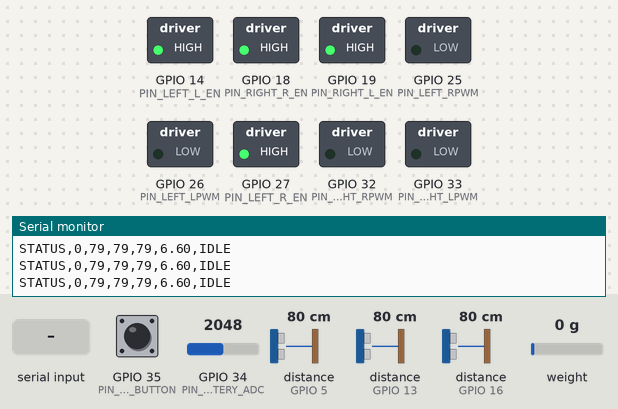
Recording of a program running on a simulated ESP32. On the bench: switched loads named in the program (green lamp = pin HIGH), the last lines printed to the serial monitor. Wiring (inferred from the names in the program): 3 × ultrasonic range finder: trigger GPIO 4, echo GPIO 16 / trigger GPIO 12, echo GPIO 13 / trigger GPIO 17, echo GPIO 5. Inputs (shaded band) come from the test bench; at power-on: GPIO 35 (PIN_ESTOP_BUTTON) HIGH, GPIO 34 (PIN_BATTERY_ADC) = 2048, distance to the obstacle (sensors on GPIO 5, GPIO 13, GPIO 16) 80 cm, weight on the scale 0 g. The echo pulse lasts 58.3 µs per cm; pins used as bus, display or sensor lines are not drawn.

Above: at 1.2 s.
1.3 s: GPIO 35 (PIN_ESTOP_BUTTON) pulled LOW for 0.15 s
At 2.0 s:
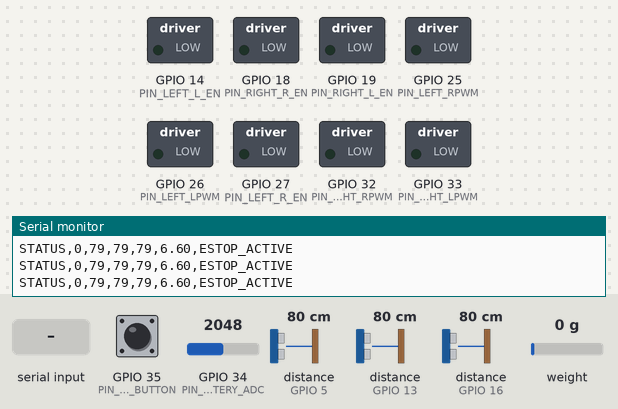
2.9 s: "RESET_ESTOP\n" received over Serial
At 4.1 s:
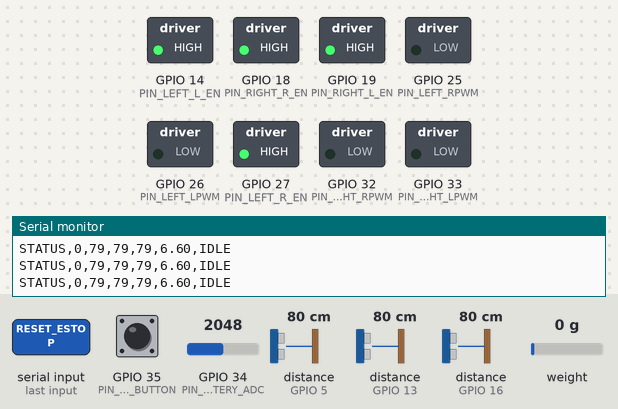
4.4 s: "DRIVE,,45\n" received over Serial
At 5.7 s:
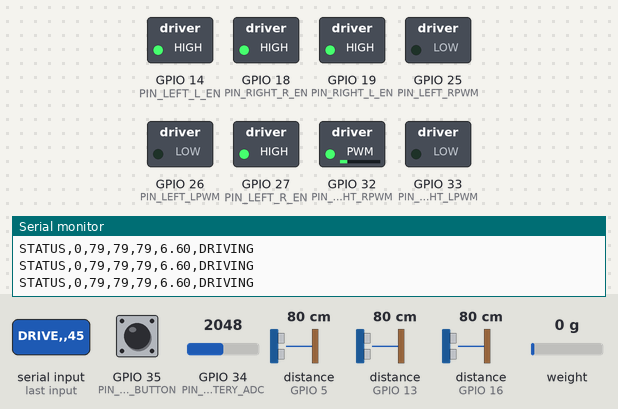
9.5 s: GPIO 35 (PIN_ESTOP_BUTTON) pulled LOW for 1 s
At 11.0 s:
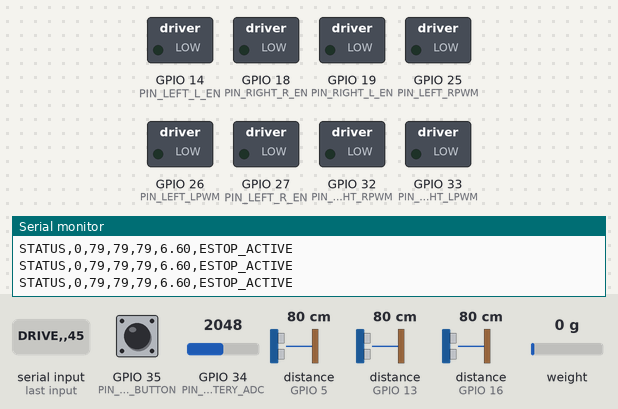
Timing chart, 0 to 12.5 s (numbered marks = the images above; inputs shaded):
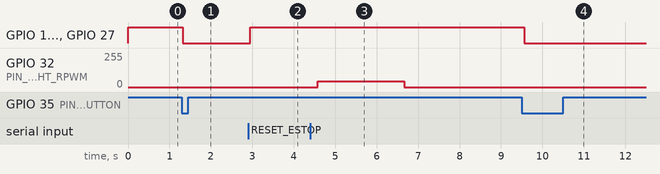

The program:

main.cpp
```cpp
#include <Arduino.h>
#include "config.h"
#include "HX711.h"

// Hardware instances
HX711 scale;

// System States
enum RobotState {
  STATE_IDLE,
  STATE_DRIVING,
  STATE_OBSTACLE_STOP,
  STATE_WATCHDOG_TRIP,
  STATE_ESTOP_ACTIVE
};

RobotState currentState = STATE_IDLE;

// Motor command values (-255 to 255)
int leftSpeedCmd = 0;
int rightSpeedCmd = 0;

// Sensor readings
int frontDistCm = 100;
int leftDistCm = 100;
int rightDistCm = 100;
long loadGrams = 0;
float batteryVolts = 12.0;

// Timers
unsigned long lastCommandTime = 0;
unsigned long lastTelemetryTime = 0;
unsigned long lastSensorReadTime = 0;

// Function prototypes
void setupMotors();
void setMotors(int left, int right);
void stopMotors();
void emergencyStop();
int readUltrasonic(int trigPin, int echoPin);
void readSensors();
void parseSerialCommand(String cmd);
void sendTelemetry();

void setup() {
  Serial.begin(SERIAL_BAUD_RATE);
  while (!Serial && millis() < 2000); // Wait for serial up to 2 seconds

  pinMode(PIN_ESTOP_BUTTON, INPUT_PULLUP);

  setupMotors();

  // Initialize Ultrasonic Pins
  pinMode(PIN_US_FRONT_TRIG, OUTPUT);
  pinMode(PIN_US_FRONT_ECHO, INPUT);
  pinMode(PIN_US_LEFT_TRIG, OUTPUT);
  pinMode(PIN_US_LEFT_ECHO, INPUT);
  pinMode(PIN_US_RIGHT_TRIG, OUTPUT);
  pinMode(PIN_US_RIGHT_ECHO, INPUT);

  // Initialize Load Cell
  scale.begin(PIN_HX711_DOUT, PIN_HX711_SCK);
  // scale.set_scale(calibration_factor); // Adjust after calibration
  // scale.tare();

  lastCommandTime = millis();
  Serial.println(F("SYSTEM_READY: ESP32 Robot Firmware Initialized"));
}

void loop() {
  unsigned long now = millis();

  // 1. Check Hardware E-Stop Button (Active LOW)
  if (digitalRead(PIN_ESTOP_BUTTON) == LOW) {
    currentState = STATE_ESTOP_ACTIVE;
    emergencyStop();
  }

  // 2. Read Serial Commands from Pi / Controller
  while (Serial.available() > 0) {
    String line = Serial.readStringUntil('\n');
    line.trim();
    if (line.length() > 0) {
      parseSerialCommand(line);
      lastCommandTime = now;
    }
  }

  // 3. Periodic Sensor Readings (every 50 ms)
  if (now - lastSensorReadTime >= 50) {
    lastSensorReadTime = now;
    readSensors();
  }

  // 4. Watchdog Timer Check
  if (currentState != STATE_ESTOP_ACTIVE) {
    if (now - lastCommandTime > WATCHDOG_TIMEOUT_MS) {
      if (leftSpeedCmd != 0 || rightSpeedCmd != 0) {
        stopMotors();
        currentState = STATE_WATCHDOG_TRIP;
      }
    }
  }

  // 5. Fail-Safe Obstacle Prevention
  if (currentState != STATE_ESTOP_ACTIVE) {
    if (frontDistCm > 0 && frontDistCm <= OBSTACLE_STOP_CM) {
      if (leftSpeedCmd > 0 || rightSpeedCmd > 0) {
        stopMotors();
        currentState = STATE_OBSTACLE_STOP;
      }
    } else if (currentState == STATE_OBSTACLE_STOP) {
      // Clear obstacle stop once path is clear
      currentState = (leftSpeedCmd == 0 && rightSpeedCmd == 0) ? STATE_IDLE : STATE_DRIVING;
    }
  }

  // 6. Apply Motor Output
  if (currentState == STATE_ESTOP_ACTIVE || currentState == STATE_WATCHDOG_TRIP || currentState == STATE_OBSTACLE_STOP) {
    stopMotors();
  } else {
    setMotors(leftSpeedCmd, rightSpeedCmd);
  }

  // 7. Periodic Telemetry Broadcast to Pi (10 Hz)
  if (now - lastTelemetryTime >= TELEMETRY_INTERVAL) {
    lastTelemetryTime = now;
    sendTelemetry();
  }
}

// ==========================================
// MOTOR CONTROL (BTS7960)
// ==========================================

void setupMotors() {
  pinMode(PIN_LEFT_R_EN, OUTPUT);
  pinMode(PIN_LEFT_L_EN, OUTPUT);
  pinMode(PIN_RIGHT_R_EN, OUTPUT);
  pinMode(PIN_RIGHT_L_EN, OUTPUT);

  // Enable driver chips
  digitalWrite(PIN_LEFT_R_EN, HIGH);
  digitalWrite(PIN_LEFT_L_EN, HIGH);
  digitalWrite(PIN_RIGHT_R_EN, HIGH);
  digitalWrite(PIN_RIGHT_L_EN, HIGH);

  // Configure ESP32 LEDC PWM
  ledcSetup(PWM_CH_LEFT_FWD, PWM_FREQ, PWM_RES);
  ledcSetup(PWM_CH_LEFT_REV, PWM_FREQ, PWM_RES);
  ledcSetup(PWM_CH_RIGHT_FWD, PWM_FREQ, PWM_RES);
  ledcSetup(PWM_CH_RIGHT_REV, PWM_FREQ, PWM_RES);

  ledcAttachPin(PIN_LEFT_RPWM, PWM_CH_LEFT_FWD);
  ledcAttachPin(PIN_LEFT_LPWM, PWM_CH_LEFT_REV);
  ledcAttachPin(PIN_RIGHT_RPWM, PWM_CH_RIGHT_FWD);
  ledcAttachPin(PIN_RIGHT_LPWM, PWM_CH_RIGHT_REV);

  stopMotors();
}

void setMotors(int left, int right) {
  left = constrain(left, -255, 255);
  right = constrain(right, -255, 255);

  // Left side Motor
  if (left > 0) {
    ledcWrite(PWM_CH_LEFT_FWD, left);
    ledcWrite(PWM_CH_LEFT_REV, 0);
  } else if (left < 0) {
    ledcWrite(PWM_CH_LEFT_FWD, 0);
    ledcWrite(PWM_CH_LEFT_REV, -left);
  } else {
    ledcWrite(PWM_CH_LEFT_FWD, 0);
    ledcWrite(PWM_CH_LEFT_REV, 0);
  }

  // Right Motor
  if (right > 0) {
    ledcWrite(PWM_CH_RIGHT_FWD, right);
    ledcWrite(PWM_CH_RIGHT_REV, 0);
  } else if (right < 0) {
    ledcWrite(PWM_CH_RIGHT_FWD, 0);
    ledcWrite(PWM_CH_RIGHT_REV, -right);
  } else {
    ledcWrite(PWM_CH_RIGHT_FWD, 0);
    ledcWrite(PWM_CH_RIGHT_REV, 0);
  }

  if (left != 0 || right != 0) {
    currentState = STATE_DRIVING;
  } else if (currentState == STATE_DRIVING) {
    currentState = STATE_IDLE;
  }
}

void stopMotors() {
  ledcWrite(PWM_CH_LEFT_FWD, 0);
  ledcWrite(PWM_CH_LEFT_REV, 0);
  ledcWrite(PWM_CH_RIGHT_FWD, 0);
  ledcWrite(PWM_CH_RIGHT_REV, 0);
}

void emergencyStop() {
  stopMotors();
  digitalWrite(PIN_LEFT_R_EN, LOW);
  digitalWrite(PIN_LEFT_L_EN, LOW);
  digitalWrite(PIN_RIGHT_R_EN, LOW);
  digitalWrite(PIN_RIGHT_L_EN, LOW);
}

// ==========================================
// SENSORS
// ==========================================

int readUltrasonic(int trigPin, int echoPin) {
  digitalWrite(trigPin, LOW);
  delayMicroseconds(2);
  digitalWrite(trigPin, HIGH);
  delayMicroseconds(10);
  digitalWrite(trigPin, LOW);

  long duration = pulseIn(echoPin, HIGH, 25000); // 25ms timeout (~4m max)
  if (duration == 0) return 400; // Out of range / clear
  return duration * 0.034 / 2;
}

void readSensors() {
  frontDistCm = readUltrasonic(PIN_US_FRONT_TRIG, PIN_US_FRONT_ECHO);
  leftDistCm = readUltrasonic(PIN_US_LEFT_TRIG, PIN_US_LEFT_ECHO);
  rightDistCm = readUltrasonic(PIN_US_RIGHT_TRIG, PIN_US_RIGHT_ECHO);

  // Read Load Cell (HX711) non-blocking if ready
  if (scale.is_ready()) {
    loadGrams = scale.get_units(1); // Single reading
  }

  // Read Battery Voltage via ADC
  int rawAdc = analogRead(PIN_BATTERY_ADC);
  batteryVolts = (rawAdc / 4095.0f) * 3.3f * VOLTAGE_DIVIDER_RATIO;
}

// ==========================================
// SERIAL PROTOCOL PARSER
// ==========================================

void parseSerialCommand(String cmd) {
  if (cmd.startsWith("DRIVE,")) {
    // Expected: DRIVE,<left_speed>,<right_speed>
    int firstComma = cmd.indexOf(',');
    int secondComma = cmd.indexOf(',', firstComma + 1);
    if (secondComma != -1) {
      int left = cmd.substring(firstComma + 1, secondComma).toInt();
      int right = cmd.substring(secondComma + 1).toInt();

      if (currentState != STATE_ESTOP_ACTIVE) {
        leftSpeedCmd = left;
        rightSpeedCmd = right;
        currentState = (left == 0 && right == 0) ? STATE_IDLE : STATE_DRIVING;
      }
    }
  } else if (cmd == "STOP") {
    leftSpeedCmd = 0;
    rightSpeedCmd = 0;
    stopMotors();
    if (currentState != STATE_ESTOP_ACTIVE) {
      currentState = STATE_IDLE;
    }
  } else if (cmd == "ESTOP") {
    currentState = STATE_ESTOP_ACTIVE;
    emergencyStop();
  } else if (cmd == "RESET_ESTOP") {
    digitalWrite(PIN_LEFT_R_EN, HIGH);
    digitalWrite(PIN_LEFT_L_EN, HIGH);
    digitalWrite(PIN_RIGHT_R_EN, HIGH);
    digitalWrite(PIN_RIGHT_L_EN, HIGH);
    currentState = STATE_IDLE;
  } else if (cmd == "GET_STATUS") {
    sendTelemetry();
  }
}

// ==========================================
// TELEMETRY OUTPUT
// ==========================================

void sendTelemetry() {
  const char* stateStr = "IDLE";
  switch (currentState) {
    case STATE_IDLE: stateStr = "IDLE"; break;
    case STATE_DRIVING: stateStr = "DRIVING"; break;
    case STATE_OBSTACLE_STOP: stateStr = "OBSTACLE_STOP"; break;
    case STATE_WATCHDOG_TRIP: stateStr = "WATCHDOG_TRIP"; break;
    case STATE_ESTOP_ACTIVE: stateStr = "ESTOP_ACTIVE"; break;
  }

  // STATUS,<load_g>,<front_cm>,<left_cm>,<right_cm>,<batt_v>,<state>
  Serial.print("STATUS,");
  Serial.print(loadGrams);
  Serial.print(",");
  Serial.print(frontDistCm);
  Serial.print(",");
  Serial.print(leftDistCm);
  Serial.print(",");
  Serial.print(rightDistCm);
  Serial.print(",");
  Serial.print(batteryVolts, 2);
  Serial.print(",");
  Serial.println(stateStr);
}
```

config.h
```cpp
#ifndef CONFIG_H
#define CONFIG_H

#include <Arduino.h>

// ==========================================
// PIN DEFINITIONS (ESP32 DevKit 30-pin)
// ==========================================

// --- Motor Driver (BTS7960 Left Side) ---
#define PIN_LEFT_RPWM       25 // Forward PWM
#define PIN_LEFT_LPWM       26 // Reverse PWM
#define PIN_LEFT_R_EN       27 // Forward Enable
#define PIN_LEFT_L_EN       14 // Reverse Enable

// --- Motor Driver (BTS7960 Right Side) ---
#define PIN_RIGHT_RPWM      32 // Forward PWM
#define PIN_RIGHT_LPWM      33 // Reverse PWM
#define PIN_RIGHT_R_EN      18 // Forward Enable
#define PIN_RIGHT_L_EN      19 // Reverse Enable

// --- PWM Configuration (ESP32 LEDC) ---
#define PWM_FREQ            20000 // 20 kHz (silent motor drive)
#define PWM_RES             8     // 8-bit resolution (0-255)
#define PWM_CH_LEFT_FWD     0
#define PWM_CH_LEFT_REV     1
#define PWM_CH_RIGHT_FWD    2
#define PWM_CH_RIGHT_REV    3

// --- Ultrasonic Sensors ---
#define PIN_US_FRONT_TRIG   12
#define PIN_US_FRONT_ECHO   13

#define PIN_US_LEFT_TRIG    4
#define PIN_US_LEFT_ECHO    16

#define PIN_US_RIGHT_TRIG   17
#define PIN_US_RIGHT_ECHO   5

// --- Load Cell (HX711) ---
#define PIN_HX711_DOUT      23
#define PIN_HX711_SCK       22

// --- Battery Voltage ADC ---
#define PIN_BATTERY_ADC     34 // Connected to voltage divider (12V -> 3.3V)
#define VOLTAGE_DIVIDER_RATIO 4.0f // Adjust according to resistor network

// --- Hardware Emergency Stop ---
#define PIN_ESTOP_BUTTON    35 // Active LOW pull-up button

// ==========================================
// SAFETY & OPERATIONAL PARAMETERS
// ==========================================
#define SERIAL_BAUD_RATE    115200
#define WATCHDOG_TIMEOUT_MS 2000  // Stop if no command within 2 seconds
#define OBSTACLE_STOP_CM    30    // Stop forward movement if distance < 30 cm
#define TELEMETRY_INTERVAL  100   // Send status every 100 ms (10 Hz)

#endif // CONFIG_H
```

Measured:
- after the input at 1.3 s, GPIO 14 (PIN_LEFT_L_EN), GPIO 18 (PIN_RIGHT_R_EN), GPIO 19 (PIN_RIGHT_L_EN), GPIO 27 (PIN_LEFT_R_EN): HIGH → LOW at once
- after the input at 2.9 s, GPIO 14 (PIN_LEFT_L_EN), GPIO 18 (PIN_RIGHT_R_EN), GPIO 19 (PIN_RIGHT_L_EN), GPIO 27 (PIN_LEFT_R_EN): LOW → HIGH after 0.05 s
- after the input at 4.4 s, GPIO 32 (PIN_RIGHT_RPWM): 0/255 → 45/255 after 0.18 s, → 0/255 2.1 s later
- after the input at 9.5 s, GPIO 14 (PIN_LEFT_L_EN), GPIO 18 (PIN_RIGHT_R_EN), GPIO 19 (PIN_RIGHT_L_EN), GPIO 27 (PIN_LEFT_R_EN): HIGH → LOW after 0.07 s
